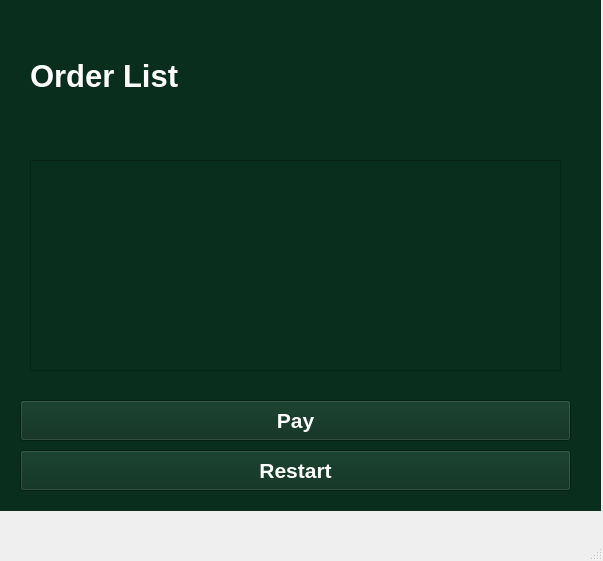
<?xml version="1.0" encoding="UTF-8"?>
<ui version="4.0">
 <class>MainWindow</class>
 <widget class="QMainWindow" name="MainWindow">
  <property name="geometry">
   <rect>
    <x>0</x>
    <y>0</y>
    <width>603</width>
    <height>561</height>
   </rect>
  </property>
  <property name="windowTitle">
   <string>MainWindow</string>
  </property>
  <widget class="QWidget" name="centralwidget">
   <widget class="QStackedWidget" name="stackedWidget">
    <property name="geometry">
     <rect>
      <x>0</x>
      <y>0</y>
      <width>601</width>
      <height>511</height>
     </rect>
    </property>
    <property name="styleSheet">
     <string notr="true">background-color: rgb(10, 46, 30);</string>
    </property>
    <widget class="QWidget" name="page">
     <widget class="QLabel" name="summaryLabel">
      <property name="geometry">
       <rect>
        <x>30</x>
        <y>30</y>
        <width>531</width>
        <height>91</height>
       </rect>
      </property>
      <property name="palette">
       <palette>
        <active>
         <colorrole role="WindowText">
          <brush brushstyle="SolidPattern">
           <color alpha="255">
            <red>255</red>
            <green>255</green>
            <blue>255</blue>
           </color>
          </brush>
         </colorrole>
         <colorrole role="Button">
          <brush brushstyle="SolidPattern">
           <color alpha="255">
            <red>10</red>
            <green>46</green>
            <blue>30</blue>
           </color>
          </brush>
         </colorrole>
         <colorrole role="Midlight">
          <brush brushstyle="SolidPattern">
           <color alpha="255">
            <red>196</red>
            <green>203</green>
            <blue>193</blue>
           </color>
          </brush>
         </colorrole>
         <colorrole role="Dark">
          <brush brushstyle="SolidPattern">
           <color alpha="255">
            <red>105</red>
            <green>116</green>
            <blue>101</blue>
           </color>
          </brush>
         </colorrole>
         <colorrole role="Mid">
          <brush brushstyle="SolidPattern">
           <color alpha="255">
            <red>115</red>
            <green>132</green>
            <blue>108</blue>
           </color>
          </brush>
         </colorrole>
         <colorrole role="Text">
          <brush brushstyle="SolidPattern">
           <color alpha="255">
            <red>26</red>
            <green>55</green>
            <blue>35</blue>
           </color>
          </brush>
         </colorrole>
         <colorrole role="BrightText">
          <brush brushstyle="SolidPattern">
           <color alpha="255">
            <red>26</red>
            <green>55</green>
            <blue>35</blue>
           </color>
          </brush>
         </colorrole>
         <colorrole role="ButtonText">
          <brush brushstyle="SolidPattern">
           <color alpha="255">
            <red>0</red>
            <green>0</green>
            <blue>0</blue>
           </color>
          </brush>
         </colorrole>
         <colorrole role="Base">
          <brush brushstyle="SolidPattern">
           <color alpha="255">
            <red>10</red>
            <green>46</green>
            <blue>30</blue>
           </color>
          </brush>
         </colorrole>
         <colorrole role="Window">
          <brush brushstyle="SolidPattern">
           <color alpha="255">
            <red>10</red>
            <green>46</green>
            <blue>30</blue>
           </color>
          </brush>
         </colorrole>
         <colorrole role="Highlight">
          <brush brushstyle="SolidPattern">
           <color alpha="255">
            <red>26</red>
            <green>55</green>
            <blue>35</blue>
           </color>
          </brush>
         </colorrole>
         <colorrole role="HighlightedText">
          <brush brushstyle="SolidPattern">
           <color alpha="255">
            <red>254</red>
            <green>239</green>
            <blue>197</blue>
           </color>
          </brush>
         </colorrole>
         <colorrole role="LinkVisited">
          <brush brushstyle="SolidPattern">
           <color alpha="255">
            <red>205</red>
            <green>171</green>
            <blue>143</blue>
           </color>
          </brush>
         </colorrole>
         <colorrole role="AlternateBase">
          <brush brushstyle="SolidPattern">
           <color alpha="255">
            <red>69</red>
            <green>80</green>
            <blue>65</blue>
           </color>
          </brush>
         </colorrole>
         <colorrole role="ToolTipBase">
          <brush brushstyle="SolidPattern">
           <color alpha="255">
            <red>255</red>
            <green>246</green>
            <blue>242</blue>
           </color>
          </brush>
         </colorrole>
         <colorrole role="PlaceholderText">
          <brush brushstyle="SolidPattern">
           <color alpha="255">
            <red>105</red>
            <green>116</green>
            <blue>101</blue>
           </color>
          </brush>
         </colorrole>
        </active>
        <inactive>
         <colorrole role="WindowText">
          <brush brushstyle="SolidPattern">
           <color alpha="255">
            <red>255</red>
            <green>255</green>
            <blue>255</blue>
           </color>
          </brush>
         </colorrole>
         <colorrole role="Button">
          <brush brushstyle="SolidPattern">
           <color alpha="255">
            <red>10</red>
            <green>46</green>
            <blue>30</blue>
           </color>
          </brush>
         </colorrole>
         <colorrole role="Midlight">
          <brush brushstyle="SolidPattern">
           <color alpha="255">
            <red>196</red>
            <green>203</green>
            <blue>193</blue>
           </color>
          </brush>
         </colorrole>
         <colorrole role="Dark">
          <brush brushstyle="SolidPattern">
           <color alpha="255">
            <red>105</red>
            <green>116</green>
            <blue>101</blue>
           </color>
          </brush>
         </colorrole>
         <colorrole role="Mid">
          <brush brushstyle="SolidPattern">
           <color alpha="255">
            <red>115</red>
            <green>132</green>
            <blue>108</blue>
           </color>
          </brush>
         </colorrole>
         <colorrole role="Text">
          <brush brushstyle="SolidPattern">
           <color alpha="255">
            <red>26</red>
            <green>55</green>
            <blue>35</blue>
           </color>
          </brush>
         </colorrole>
         <colorrole role="BrightText">
          <brush brushstyle="SolidPattern">
           <color alpha="255">
            <red>26</red>
            <green>55</green>
            <blue>35</blue>
           </color>
          </brush>
         </colorrole>
         <colorrole role="ButtonText">
          <brush brushstyle="SolidPattern">
           <color alpha="255">
            <red>0</red>
            <green>0</green>
            <blue>0</blue>
           </color>
          </brush>
         </colorrole>
         <colorrole role="Base">
          <brush brushstyle="SolidPattern">
           <color alpha="255">
            <red>10</red>
            <green>46</green>
            <blue>30</blue>
           </color>
          </brush>
         </colorrole>
         <colorrole role="Window">
          <brush brushstyle="SolidPattern">
           <color alpha="255">
            <red>10</red>
            <green>46</green>
            <blue>30</blue>
           </color>
          </brush>
         </colorrole>
         <colorrole role="Highlight">
          <brush brushstyle="SolidPattern">
           <color alpha="255">
            <red>26</red>
            <green>55</green>
            <blue>35</blue>
           </color>
          </brush>
         </colorrole>
         <colorrole role="HighlightedText">
          <brush brushstyle="SolidPattern">
           <color alpha="255">
            <red>254</red>
            <green>239</green>
            <blue>197</blue>
           </color>
          </brush>
         </colorrole>
         <colorrole role="LinkVisited">
          <brush brushstyle="SolidPattern">
           <color alpha="255">
            <red>205</red>
            <green>171</green>
            <blue>143</blue>
           </color>
          </brush>
         </colorrole>
         <colorrole role="AlternateBase">
          <brush brushstyle="SolidPattern">
           <color alpha="255">
            <red>69</red>
            <green>80</green>
            <blue>65</blue>
           </color>
          </brush>
         </colorrole>
         <colorrole role="ToolTipBase">
          <brush brushstyle="SolidPattern">
           <color alpha="255">
            <red>255</red>
            <green>246</green>
            <blue>242</blue>
           </color>
          </brush>
         </colorrole>
         <colorrole role="PlaceholderText">
          <brush brushstyle="SolidPattern">
           <color alpha="255">
            <red>105</red>
            <green>116</green>
            <blue>101</blue>
           </color>
          </brush>
         </colorrole>
        </inactive>
        <disabled>
         <colorrole role="WindowText">
          <brush brushstyle="SolidPattern">
           <color alpha="255">
            <red>105</red>
            <green>116</green>
            <blue>101</blue>
           </color>
          </brush>
         </colorrole>
         <colorrole role="Button">
          <brush brushstyle="SolidPattern">
           <color alpha="255">
            <red>10</red>
            <green>46</green>
            <blue>30</blue>
           </color>
          </brush>
         </colorrole>
         <colorrole role="Midlight">
          <brush brushstyle="SolidPattern">
           <color alpha="255">
            <red>196</red>
            <green>203</green>
            <blue>193</blue>
           </color>
          </brush>
         </colorrole>
         <colorrole role="Dark">
          <brush brushstyle="SolidPattern">
           <color alpha="255">
            <red>105</red>
            <green>116</green>
            <blue>101</blue>
           </color>
          </brush>
         </colorrole>
         <colorrole role="Mid">
          <brush brushstyle="SolidPattern">
           <color alpha="255">
            <red>115</red>
            <green>132</green>
            <blue>108</blue>
           </color>
          </brush>
         </colorrole>
         <colorrole role="Text">
          <brush brushstyle="SolidPattern">
           <color alpha="255">
            <red>105</red>
            <green>116</green>
            <blue>101</blue>
           </color>
          </brush>
         </colorrole>
         <colorrole role="BrightText">
          <brush brushstyle="SolidPattern">
           <color alpha="255">
            <red>26</red>
            <green>55</green>
            <blue>35</blue>
           </color>
          </brush>
         </colorrole>
         <colorrole role="ButtonText">
          <brush brushstyle="SolidPattern">
           <color alpha="255">
            <red>105</red>
            <green>116</green>
            <blue>101</blue>
           </color>
          </brush>
         </colorrole>
         <colorrole role="Base">
          <brush brushstyle="SolidPattern">
           <color alpha="255">
            <red>10</red>
            <green>46</green>
            <blue>30</blue>
           </color>
          </brush>
         </colorrole>
         <colorrole role="Window">
          <brush brushstyle="SolidPattern">
           <color alpha="255">
            <red>10</red>
            <green>46</green>
            <blue>30</blue>
           </color>
          </brush>
         </colorrole>
         <colorrole role="Highlight">
          <brush brushstyle="SolidPattern">
           <color alpha="255">
            <red>145</red>
            <green>145</green>
            <blue>145</blue>
           </color>
          </brush>
         </colorrole>
         <colorrole role="HighlightedText">
          <brush brushstyle="SolidPattern">
           <color alpha="255">
            <red>254</red>
            <green>239</green>
            <blue>197</blue>
           </color>
          </brush>
         </colorrole>
         <colorrole role="LinkVisited">
          <brush brushstyle="SolidPattern">
           <color alpha="255">
            <red>205</red>
            <green>171</green>
            <blue>143</blue>
           </color>
          </brush>
         </colorrole>
         <colorrole role="AlternateBase">
          <brush brushstyle="SolidPattern">
           <color alpha="255">
            <red>69</red>
            <green>80</green>
            <blue>65</blue>
           </color>
          </brush>
         </colorrole>
         <colorrole role="ToolTipBase">
          <brush brushstyle="SolidPattern">
           <color alpha="255">
            <red>255</red>
            <green>246</green>
            <blue>242</blue>
           </color>
          </brush>
         </colorrole>
         <colorrole role="PlaceholderText">
          <brush brushstyle="SolidPattern">
           <color alpha="255">
            <red>105</red>
            <green>116</green>
            <blue>101</blue>
           </color>
          </brush>
         </colorrole>
        </disabled>
       </palette>
      </property>
      <property name="font">
       <font>
        <pointsize>23</pointsize>
        <weight>75</weight>
        <bold>true</bold>
       </font>
      </property>
      <property name="text">
       <string>Order List</string>
      </property>
     </widget>
     <widget class="QListWidget" name="listWidget">
      <property name="geometry">
       <rect>
        <x>30</x>
        <y>160</y>
        <width>531</width>
        <height>211</height>
       </rect>
      </property>
     </widget>
     <widget class="QPushButton" name="confirmButton">
      <property name="geometry">
       <rect>
        <x>20</x>
        <y>400</y>
        <width>551</width>
        <height>41</height>
       </rect>
      </property>
      <property name="palette">
       <palette>
        <active>
         <colorrole role="WindowText">
          <brush brushstyle="SolidPattern">
           <color alpha="255">
            <red>255</red>
            <green>255</green>
            <blue>255</blue>
           </color>
          </brush>
         </colorrole>
         <colorrole role="Button">
          <brush brushstyle="SolidPattern">
           <color alpha="255">
            <red>10</red>
            <green>46</green>
            <blue>30</blue>
           </color>
          </brush>
         </colorrole>
         <colorrole role="Midlight">
          <brush brushstyle="SolidPattern">
           <color alpha="255">
            <red>196</red>
            <green>203</green>
            <blue>193</blue>
           </color>
          </brush>
         </colorrole>
         <colorrole role="Dark">
          <brush brushstyle="SolidPattern">
           <color alpha="255">
            <red>105</red>
            <green>116</green>
            <blue>101</blue>
           </color>
          </brush>
         </colorrole>
         <colorrole role="Mid">
          <brush brushstyle="SolidPattern">
           <color alpha="255">
            <red>115</red>
            <green>132</green>
            <blue>108</blue>
           </color>
          </brush>
         </colorrole>
         <colorrole role="Text">
          <brush brushstyle="SolidPattern">
           <color alpha="255">
            <red>26</red>
            <green>55</green>
            <blue>35</blue>
           </color>
          </brush>
         </colorrole>
         <colorrole role="BrightText">
          <brush brushstyle="SolidPattern">
           <color alpha="255">
            <red>26</red>
            <green>55</green>
            <blue>35</blue>
           </color>
          </brush>
         </colorrole>
         <colorrole role="ButtonText">
          <brush brushstyle="SolidPattern">
           <color alpha="255">
            <red>255</red>
            <green>255</green>
            <blue>255</blue>
           </color>
          </brush>
         </colorrole>
         <colorrole role="Base">
          <brush brushstyle="SolidPattern">
           <color alpha="255">
            <red>10</red>
            <green>46</green>
            <blue>30</blue>
           </color>
          </brush>
         </colorrole>
         <colorrole role="Window">
          <brush brushstyle="SolidPattern">
           <color alpha="255">
            <red>10</red>
            <green>46</green>
            <blue>30</blue>
           </color>
          </brush>
         </colorrole>
         <colorrole role="Highlight">
          <brush brushstyle="SolidPattern">
           <color alpha="255">
            <red>26</red>
            <green>55</green>
            <blue>35</blue>
           </color>
          </brush>
         </colorrole>
         <colorrole role="HighlightedText">
          <brush brushstyle="SolidPattern">
           <color alpha="255">
            <red>254</red>
            <green>239</green>
            <blue>197</blue>
           </color>
          </brush>
         </colorrole>
         <colorrole role="LinkVisited">
          <brush brushstyle="SolidPattern">
           <color alpha="255">
            <red>205</red>
            <green>171</green>
            <blue>143</blue>
           </color>
          </brush>
         </colorrole>
         <colorrole role="AlternateBase">
          <brush brushstyle="SolidPattern">
           <color alpha="255">
            <red>69</red>
            <green>80</green>
            <blue>65</blue>
           </color>
          </brush>
         </colorrole>
         <colorrole role="ToolTipBase">
          <brush brushstyle="SolidPattern">
           <color alpha="255">
            <red>255</red>
            <green>246</green>
            <blue>242</blue>
           </color>
          </brush>
         </colorrole>
         <colorrole role="PlaceholderText">
          <brush brushstyle="SolidPattern">
           <color alpha="255">
            <red>105</red>
            <green>116</green>
            <blue>101</blue>
           </color>
          </brush>
         </colorrole>
        </active>
        <inactive>
         <colorrole role="WindowText">
          <brush brushstyle="SolidPattern">
           <color alpha="255">
            <red>255</red>
            <green>255</green>
            <blue>255</blue>
           </color>
          </brush>
         </colorrole>
         <colorrole role="Button">
          <brush brushstyle="SolidPattern">
           <color alpha="255">
            <red>10</red>
            <green>46</green>
            <blue>30</blue>
           </color>
          </brush>
         </colorrole>
         <colorrole role="Midlight">
          <brush brushstyle="SolidPattern">
           <color alpha="255">
            <red>196</red>
            <green>203</green>
            <blue>193</blue>
           </color>
          </brush>
         </colorrole>
         <colorrole role="Dark">
          <brush brushstyle="SolidPattern">
           <color alpha="255">
            <red>105</red>
            <green>116</green>
            <blue>101</blue>
           </color>
          </brush>
         </colorrole>
         <colorrole role="Mid">
          <brush brushstyle="SolidPattern">
           <color alpha="255">
            <red>115</red>
            <green>132</green>
            <blue>108</blue>
           </color>
          </brush>
         </colorrole>
         <colorrole role="Text">
          <brush brushstyle="SolidPattern">
           <color alpha="255">
            <red>26</red>
            <green>55</green>
            <blue>35</blue>
           </color>
          </brush>
         </colorrole>
         <colorrole role="BrightText">
          <brush brushstyle="SolidPattern">
           <color alpha="255">
            <red>26</red>
            <green>55</green>
            <blue>35</blue>
           </color>
          </brush>
         </colorrole>
         <colorrole role="ButtonText">
          <brush brushstyle="SolidPattern">
           <color alpha="255">
            <red>255</red>
            <green>255</green>
            <blue>255</blue>
           </color>
          </brush>
         </colorrole>
         <colorrole role="Base">
          <brush brushstyle="SolidPattern">
           <color alpha="255">
            <red>10</red>
            <green>46</green>
            <blue>30</blue>
           </color>
          </brush>
         </colorrole>
         <colorrole role="Window">
          <brush brushstyle="SolidPattern">
           <color alpha="255">
            <red>10</red>
            <green>46</green>
            <blue>30</blue>
           </color>
          </brush>
         </colorrole>
         <colorrole role="Highlight">
          <brush brushstyle="SolidPattern">
           <color alpha="255">
            <red>26</red>
            <green>55</green>
            <blue>35</blue>
           </color>
          </brush>
         </colorrole>
         <colorrole role="HighlightedText">
          <brush brushstyle="SolidPattern">
           <color alpha="255">
            <red>254</red>
            <green>239</green>
            <blue>197</blue>
           </color>
          </brush>
         </colorrole>
         <colorrole role="LinkVisited">
          <brush brushstyle="SolidPattern">
           <color alpha="255">
            <red>205</red>
            <green>171</green>
            <blue>143</blue>
           </color>
          </brush>
         </colorrole>
         <colorrole role="AlternateBase">
          <brush brushstyle="SolidPattern">
           <color alpha="255">
            <red>69</red>
            <green>80</green>
            <blue>65</blue>
           </color>
          </brush>
         </colorrole>
         <colorrole role="ToolTipBase">
          <brush brushstyle="SolidPattern">
           <color alpha="255">
            <red>255</red>
            <green>246</green>
            <blue>242</blue>
           </color>
          </brush>
         </colorrole>
         <colorrole role="PlaceholderText">
          <brush brushstyle="SolidPattern">
           <color alpha="255">
            <red>105</red>
            <green>116</green>
            <blue>101</blue>
           </color>
          </brush>
         </colorrole>
        </inactive>
        <disabled>
         <colorrole role="WindowText">
          <brush brushstyle="SolidPattern">
           <color alpha="255">
            <red>105</red>
            <green>116</green>
            <blue>101</blue>
           </color>
          </brush>
         </colorrole>
         <colorrole role="Button">
          <brush brushstyle="SolidPattern">
           <color alpha="255">
            <red>10</red>
            <green>46</green>
            <blue>30</blue>
           </color>
          </brush>
         </colorrole>
         <colorrole role="Midlight">
          <brush brushstyle="SolidPattern">
           <color alpha="255">
            <red>196</red>
            <green>203</green>
            <blue>193</blue>
           </color>
          </brush>
         </colorrole>
         <colorrole role="Dark">
          <brush brushstyle="SolidPattern">
           <color alpha="255">
            <red>105</red>
            <green>116</green>
            <blue>101</blue>
           </color>
          </brush>
         </colorrole>
         <colorrole role="Mid">
          <brush brushstyle="SolidPattern">
           <color alpha="255">
            <red>115</red>
            <green>132</green>
            <blue>108</blue>
           </color>
          </brush>
         </colorrole>
         <colorrole role="Text">
          <brush brushstyle="SolidPattern">
           <color alpha="255">
            <red>105</red>
            <green>116</green>
            <blue>101</blue>
           </color>
          </brush>
         </colorrole>
         <colorrole role="BrightText">
          <brush brushstyle="SolidPattern">
           <color alpha="255">
            <red>26</red>
            <green>55</green>
            <blue>35</blue>
           </color>
          </brush>
         </colorrole>
         <colorrole role="ButtonText">
          <brush brushstyle="SolidPattern">
           <color alpha="255">
            <red>105</red>
            <green>116</green>
            <blue>101</blue>
           </color>
          </brush>
         </colorrole>
         <colorrole role="Base">
          <brush brushstyle="SolidPattern">
           <color alpha="255">
            <red>10</red>
            <green>46</green>
            <blue>30</blue>
           </color>
          </brush>
         </colorrole>
         <colorrole role="Window">
          <brush brushstyle="SolidPattern">
           <color alpha="255">
            <red>10</red>
            <green>46</green>
            <blue>30</blue>
           </color>
          </brush>
         </colorrole>
         <colorrole role="Highlight">
          <brush brushstyle="SolidPattern">
           <color alpha="255">
            <red>145</red>
            <green>145</green>
            <blue>145</blue>
           </color>
          </brush>
         </colorrole>
         <colorrole role="HighlightedText">
          <brush brushstyle="SolidPattern">
           <color alpha="255">
            <red>254</red>
            <green>239</green>
            <blue>197</blue>
           </color>
          </brush>
         </colorrole>
         <colorrole role="LinkVisited">
          <brush brushstyle="SolidPattern">
           <color alpha="255">
            <red>205</red>
            <green>171</green>
            <blue>143</blue>
           </color>
          </brush>
         </colorrole>
         <colorrole role="AlternateBase">
          <brush brushstyle="SolidPattern">
           <color alpha="255">
            <red>69</red>
            <green>80</green>
            <blue>65</blue>
           </color>
          </brush>
         </colorrole>
         <colorrole role="ToolTipBase">
          <brush brushstyle="SolidPattern">
           <color alpha="255">
            <red>255</red>
            <green>246</green>
            <blue>242</blue>
           </color>
          </brush>
         </colorrole>
         <colorrole role="PlaceholderText">
          <brush brushstyle="SolidPattern">
           <color alpha="255">
            <red>105</red>
            <green>116</green>
            <blue>101</blue>
           </color>
          </brush>
         </colorrole>
        </disabled>
       </palette>
      </property>
      <property name="font">
       <font>
        <pointsize>16</pointsize>
        <weight>75</weight>
        <bold>true</bold>
       </font>
      </property>
      <property name="styleSheet">
       <string notr="true">border-color: rgb(255, 255, 255);</string>
      </property>
      <property name="text">
       <string>Pay</string>
      </property>
     </widget>
     <widget class="QPushButton" name="homeButton">
      <property name="geometry">
       <rect>
        <x>20</x>
        <y>450</y>
        <width>551</width>
        <height>41</height>
       </rect>
      </property>
      <property name="palette">
       <palette>
        <active>
         <colorrole role="WindowText">
          <brush brushstyle="SolidPattern">
           <color alpha="255">
            <red>255</red>
            <green>255</green>
            <blue>255</blue>
           </color>
          </brush>
         </colorrole>
         <colorrole role="Button">
          <brush brushstyle="SolidPattern">
           <color alpha="255">
            <red>10</red>
            <green>46</green>
            <blue>30</blue>
           </color>
          </brush>
         </colorrole>
         <colorrole role="Midlight">
          <brush brushstyle="SolidPattern">
           <color alpha="255">
            <red>196</red>
            <green>203</green>
            <blue>193</blue>
           </color>
          </brush>
         </colorrole>
         <colorrole role="Dark">
          <brush brushstyle="SolidPattern">
           <color alpha="255">
            <red>105</red>
            <green>116</green>
            <blue>101</blue>
           </color>
          </brush>
         </colorrole>
         <colorrole role="Mid">
          <brush brushstyle="SolidPattern">
           <color alpha="255">
            <red>115</red>
            <green>132</green>
            <blue>108</blue>
           </color>
          </brush>
         </colorrole>
         <colorrole role="Text">
          <brush brushstyle="SolidPattern">
           <color alpha="255">
            <red>26</red>
            <green>55</green>
            <blue>35</blue>
           </color>
          </brush>
         </colorrole>
         <colorrole role="BrightText">
          <brush brushstyle="SolidPattern">
           <color alpha="255">
            <red>26</red>
            <green>55</green>
            <blue>35</blue>
           </color>
          </brush>
         </colorrole>
         <colorrole role="ButtonText">
          <brush brushstyle="SolidPattern">
           <color alpha="255">
            <red>255</red>
            <green>255</green>
            <blue>255</blue>
           </color>
          </brush>
         </colorrole>
         <colorrole role="Base">
          <brush brushstyle="SolidPattern">
           <color alpha="255">
            <red>10</red>
            <green>46</green>
            <blue>30</blue>
           </color>
          </brush>
         </colorrole>
         <colorrole role="Window">
          <brush brushstyle="SolidPattern">
           <color alpha="255">
            <red>10</red>
            <green>46</green>
            <blue>30</blue>
           </color>
          </brush>
         </colorrole>
         <colorrole role="Highlight">
          <brush brushstyle="SolidPattern">
           <color alpha="255">
            <red>26</red>
            <green>55</green>
            <blue>35</blue>
           </color>
          </brush>
         </colorrole>
         <colorrole role="HighlightedText">
          <brush brushstyle="SolidPattern">
           <color alpha="255">
            <red>254</red>
            <green>239</green>
            <blue>197</blue>
           </color>
          </brush>
         </colorrole>
         <colorrole role="LinkVisited">
          <brush brushstyle="SolidPattern">
           <color alpha="255">
            <red>205</red>
            <green>171</green>
            <blue>143</blue>
           </color>
          </brush>
         </colorrole>
         <colorrole role="AlternateBase">
          <brush brushstyle="SolidPattern">
           <color alpha="255">
            <red>69</red>
            <green>80</green>
            <blue>65</blue>
           </color>
          </brush>
         </colorrole>
         <colorrole role="ToolTipBase">
          <brush brushstyle="SolidPattern">
           <color alpha="255">
            <red>255</red>
            <green>246</green>
            <blue>242</blue>
           </color>
          </brush>
         </colorrole>
         <colorrole role="PlaceholderText">
          <brush brushstyle="SolidPattern">
           <color alpha="255">
            <red>105</red>
            <green>116</green>
            <blue>101</blue>
           </color>
          </brush>
         </colorrole>
        </active>
        <inactive>
         <colorrole role="WindowText">
          <brush brushstyle="SolidPattern">
           <color alpha="255">
            <red>255</red>
            <green>255</green>
            <blue>255</blue>
           </color>
          </brush>
         </colorrole>
         <colorrole role="Button">
          <brush brushstyle="SolidPattern">
           <color alpha="255">
            <red>10</red>
            <green>46</green>
            <blue>30</blue>
           </color>
          </brush>
         </colorrole>
         <colorrole role="Midlight">
          <brush brushstyle="SolidPattern">
           <color alpha="255">
            <red>196</red>
            <green>203</green>
            <blue>193</blue>
           </color>
          </brush>
         </colorrole>
         <colorrole role="Dark">
          <brush brushstyle="SolidPattern">
           <color alpha="255">
            <red>105</red>
            <green>116</green>
            <blue>101</blue>
           </color>
          </brush>
         </colorrole>
         <colorrole role="Mid">
          <brush brushstyle="SolidPattern">
           <color alpha="255">
            <red>115</red>
            <green>132</green>
            <blue>108</blue>
           </color>
          </brush>
         </colorrole>
         <colorrole role="Text">
          <brush brushstyle="SolidPattern">
           <color alpha="255">
            <red>26</red>
            <green>55</green>
            <blue>35</blue>
           </color>
          </brush>
         </colorrole>
         <colorrole role="BrightText">
          <brush brushstyle="SolidPattern">
           <color alpha="255">
            <red>26</red>
            <green>55</green>
            <blue>35</blue>
           </color>
          </brush>
         </colorrole>
         <colorrole role="ButtonText">
          <brush brushstyle="SolidPattern">
           <color alpha="255">
            <red>255</red>
            <green>255</green>
            <blue>255</blue>
           </color>
          </brush>
         </colorrole>
         <colorrole role="Base">
          <brush brushstyle="SolidPattern">
           <color alpha="255">
            <red>10</red>
            <green>46</green>
            <blue>30</blue>
           </color>
          </brush>
         </colorrole>
         <colorrole role="Window">
          <brush brushstyle="SolidPattern">
           <color alpha="255">
            <red>10</red>
            <green>46</green>
            <blue>30</blue>
           </color>
          </brush>
         </colorrole>
         <colorrole role="Highlight">
          <brush brushstyle="SolidPattern">
           <color alpha="255">
            <red>26</red>
            <green>55</green>
            <blue>35</blue>
           </color>
          </brush>
         </colorrole>
         <colorrole role="HighlightedText">
          <brush brushstyle="SolidPattern">
           <color alpha="255">
            <red>254</red>
            <green>239</green>
            <blue>197</blue>
           </color>
          </brush>
         </colorrole>
         <colorrole role="LinkVisited">
          <brush brushstyle="SolidPattern">
           <color alpha="255">
            <red>205</red>
            <green>171</green>
            <blue>143</blue>
           </color>
          </brush>
         </colorrole>
         <colorrole role="AlternateBase">
          <brush brushstyle="SolidPattern">
           <color alpha="255">
            <red>69</red>
            <green>80</green>
            <blue>65</blue>
           </color>
          </brush>
         </colorrole>
         <colorrole role="ToolTipBase">
          <brush brushstyle="SolidPattern">
           <color alpha="255">
            <red>255</red>
            <green>246</green>
            <blue>242</blue>
           </color>
          </brush>
         </colorrole>
         <colorrole role="PlaceholderText">
          <brush brushstyle="SolidPattern">
           <color alpha="255">
            <red>105</red>
            <green>116</green>
            <blue>101</blue>
           </color>
          </brush>
         </colorrole>
        </inactive>
        <disabled>
         <colorrole role="WindowText">
          <brush brushstyle="SolidPattern">
           <color alpha="255">
            <red>105</red>
            <green>116</green>
            <blue>101</blue>
           </color>
          </brush>
         </colorrole>
         <colorrole role="Button">
          <brush brushstyle="SolidPattern">
           <color alpha="255">
            <red>10</red>
            <green>46</green>
            <blue>30</blue>
           </color>
          </brush>
         </colorrole>
         <colorrole role="Midlight">
          <brush brushstyle="SolidPattern">
           <color alpha="255">
            <red>196</red>
            <green>203</green>
            <blue>193</blue>
           </color>
          </brush>
         </colorrole>
         <colorrole role="Dark">
          <brush brushstyle="SolidPattern">
           <color alpha="255">
            <red>105</red>
            <green>116</green>
            <blue>101</blue>
           </color>
          </brush>
         </colorrole>
         <colorrole role="Mid">
          <brush brushstyle="SolidPattern">
           <color alpha="255">
            <red>115</red>
            <green>132</green>
            <blue>108</blue>
           </color>
          </brush>
         </colorrole>
         <colorrole role="Text">
          <brush brushstyle="SolidPattern">
           <color alpha="255">
            <red>105</red>
            <green>116</green>
            <blue>101</blue>
           </color>
          </brush>
         </colorrole>
         <colorrole role="BrightText">
          <brush brushstyle="SolidPattern">
           <color alpha="255">
            <red>26</red>
            <green>55</green>
            <blue>35</blue>
           </color>
          </brush>
         </colorrole>
         <colorrole role="ButtonText">
          <brush brushstyle="SolidPattern">
           <color alpha="255">
            <red>105</red>
            <green>116</green>
            <blue>101</blue>
           </color>
          </brush>
         </colorrole>
         <colorrole role="Base">
          <brush brushstyle="SolidPattern">
           <color alpha="255">
            <red>10</red>
            <green>46</green>
            <blue>30</blue>
           </color>
          </brush>
         </colorrole>
         <colorrole role="Window">
          <brush brushstyle="SolidPattern">
           <color alpha="255">
            <red>10</red>
            <green>46</green>
            <blue>30</blue>
           </color>
          </brush>
         </colorrole>
         <colorrole role="Highlight">
          <brush brushstyle="SolidPattern">
           <color alpha="255">
            <red>145</red>
            <green>145</green>
            <blue>145</blue>
           </color>
          </brush>
         </colorrole>
         <colorrole role="HighlightedText">
          <brush brushstyle="SolidPattern">
           <color alpha="255">
            <red>254</red>
            <green>239</green>
            <blue>197</blue>
           </color>
          </brush>
         </colorrole>
         <colorrole role="LinkVisited">
          <brush brushstyle="SolidPattern">
           <color alpha="255">
            <red>205</red>
            <green>171</green>
            <blue>143</blue>
           </color>
          </brush>
         </colorrole>
         <colorrole role="AlternateBase">
          <brush brushstyle="SolidPattern">
           <color alpha="255">
            <red>69</red>
            <green>80</green>
            <blue>65</blue>
           </color>
          </brush>
         </colorrole>
         <colorrole role="ToolTipBase">
          <brush brushstyle="SolidPattern">
           <color alpha="255">
            <red>255</red>
            <green>246</green>
            <blue>242</blue>
           </color>
          </brush>
         </colorrole>
         <colorrole role="PlaceholderText">
          <brush brushstyle="SolidPattern">
           <color alpha="255">
            <red>105</red>
            <green>116</green>
            <blue>101</blue>
           </color>
          </brush>
         </colorrole>
        </disabled>
       </palette>
      </property>
      <property name="font">
       <font>
        <pointsize>16</pointsize>
        <weight>75</weight>
        <bold>true</bold>
       </font>
      </property>
      <property name="styleSheet">
       <string notr="true">border-color: rgb(255, 255, 255);</string>
      </property>
      <property name="text">
       <string>Restart</string>
      </property>
     </widget>
    </widget>
    <widget class="QWidget" name="page_2"/>
   </widget>
  </widget>
  <widget class="QMenuBar" name="menubar">
   <property name="geometry">
    <rect>
     <x>0</x>
     <y>0</y>
     <width>603</width>
     <height>24</height>
    </rect>
   </property>
  </widget>
  <widget class="QStatusBar" name="statusbar"/>
 </widget>
 <resources/>
 <connections/>
</ui>
